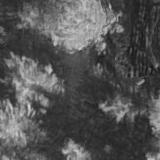
#> input picture assets/tree-cover-square-path-0.gif, 160 x 160 px
$ python implementation.py
#> lines starting #> are read from the running program, lines starting #| are printed output that depends on the picture
import imageio

import numpy as np
import scipy.signal as sp

def correlate_adjacent_frames( previous_frame, current_frame ):
    '''
        This function takes in two NumPy arrays filled with uint8 (integers between 0 and 255 inclusive) of size 160 by 160 and returns a
        NumPy array of uint8 that represents `previous_frame` being cross correlated with a convolutional kernel of size 110 by 110 created
        by removing the first and last 25 pixels in each dimension from `current_frame`.

        The array returned should be of size 110 by 110 but the elements that are dependent on values "outside" the provided pixels of
        `previous_frame` should be set to zero.

        Before computing the cross-correlation, you should normalize the input arrays in the range 0 to 1 and then subtracting the mean pixel
        value of both inputs (i.e. the mean value of the list created by concatenating all pixel intensities of `current_frame` and all pixel
        intensities of `previous_frame`)
    '''
    height, width = current_frame.shape

    normalized_previous_frame = np.copy(previous_frame) / 255
    normalized_current_frame = np.copy(current_frame) / 255

    average_pixel_value = (np.mean(normalized_previous_frame) + np.mean(normalized_current_frame))/2

    normalized_previous_frame -= np.full_like(normalized_previous_frame, average_pixel_value)
    normalized_current_frame -= np.full_like(normalized_current_frame, average_pixel_value)

    convolutional_kernel = np.copy(normalized_current_frame[25:height-25, 25:width-25])


    # output_image = sp.correlate2d(normalized_previous_frame, convolutional_kernel, mode='valid')
    output_image = np.zeros((50, 50))
    for r in range(50):
        for c in range(50):
            output_image[r][c] = np.sum(convolutional_kernel * normalized_previous_frame[r:r+110, c:c+110])

    max_value = output_image.max()
    min_value = output_image.min()
    output_image = (output_image - np.full_like(output_image, min_value)) * 255.0 / (max_value - min_value)

    padded_image = output_image.astype(np.uint8)
    # padded_image = np.zeros((110,110))
    # padded_image[0:50, 0:50] = output_image.astype(np.uint8)

    return padded_image

def make_correlation_video( input_filename, output_filename=None ):
    '''
        This function takes in an input filename string of a GIF and an optional output filename string. It should read the video from the input filename
        using the mimread function from imageio and then apply correlate_adjacent_frames to each pair of adjacent frames
        (i.e. between frame 0 and frame 1 then frame 1 and frame 2, and so on) to create a video (list of frames) with one less frame than the number of
        frames in the input GIF.

        If the output_filename is present (i.e. is not None), it should then write the resulting frames into a GIF located at the output filename string
        using the mimwrite function from imageio, then in either case the function should return the video as a three-dimensional NumPy array.

        You may assume the file located at input_filename is in a fact a GIF (you do not need to handle the error condition where it is some other file type)

        Note: In this context a 'video' is a three-dimensional NumPy array that can best be thought of as a list of two-dimensional 'frames' which are
        NumPy arrays.

        While debugging the last function, you can view these GIF outputs using a web browser or image viewer, they are just regular GIFs.
    '''
#> called with input_filename = 'assets/tree-cover-square-path-0.gif', output_filename = 'outputs/test_s_0.gif'
    video = imageio.mimread(input_filename)
#> video = 124 items
    output = []
    for i in range(len(video) - 1):
        current_frame = video[i]
        next_frame = video[i+1]
        output.append((correlate_adjacent_frames(current_frame, next_frame)))
#> this loop made 1 pass
#> pass 1, in make_correlation_video, `next_frame = video[i+1]`:
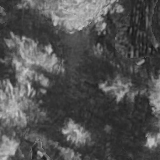
#> next_frame: shape (160, 160, 3); min 22, max 215, mean 81.3
#> current_frame is the input picture: shape (160, 160, 3); min 22, max 215, mean 83
#> after the loop, output = []

    np_output = np.array(output, dtype=np.uint8)

    if output_filename is not None:
        imageio.mimwrite(output_filename, np_output)

    return np_output

def is_triangular_path( filename ):
    '''
        This function takes in an input filename string of a GIF. It should use the mimread function from imageio to load the GIF into a NumPy array.
        You may assume this video is sweeping over an image in either a triangular or square path.

        The function should then use the make_correlation_video function to get a three-dimensional NumPy array and apply some heuristic to this video in
        order to disern a triangular path video from a square path video. It should return False if the video is a square path and True if the video is a
        triangular path. If the path is neither a triangular or square path you can do whatever (you need not handle this case).
    '''
    correlated_video = make_correlation_video(filename)

    from math import sqrt
    last_max_loc = None
    turns = 0
    for f in correlated_video:
        frame = f[0:50, 0:50]
        max_loc = (0,0)
        max_val = 0
        for r in range(0, 51, 4):
            for c in range(0, 51, 4):
                val = np.sum(frame[r:r+2,c:c+2])
                if val > max_val:
                    max_val = val
                    max_loc = (r, c)

        if last_max_loc is None:
            last_max_loc = max_loc
        else:
            change = sqrt((max_loc[0] - last_max_loc[0]) ** 2 + (max_loc[1] - last_max_loc[1])**2)
            if change > 20:
                turns += 1
            last_max_loc = max_loc

    if turns == 2:
        return True
    else:
        return False


if __name__ == "__main__":
#> (the run stopped early here; a loop or call above may not have finished)
